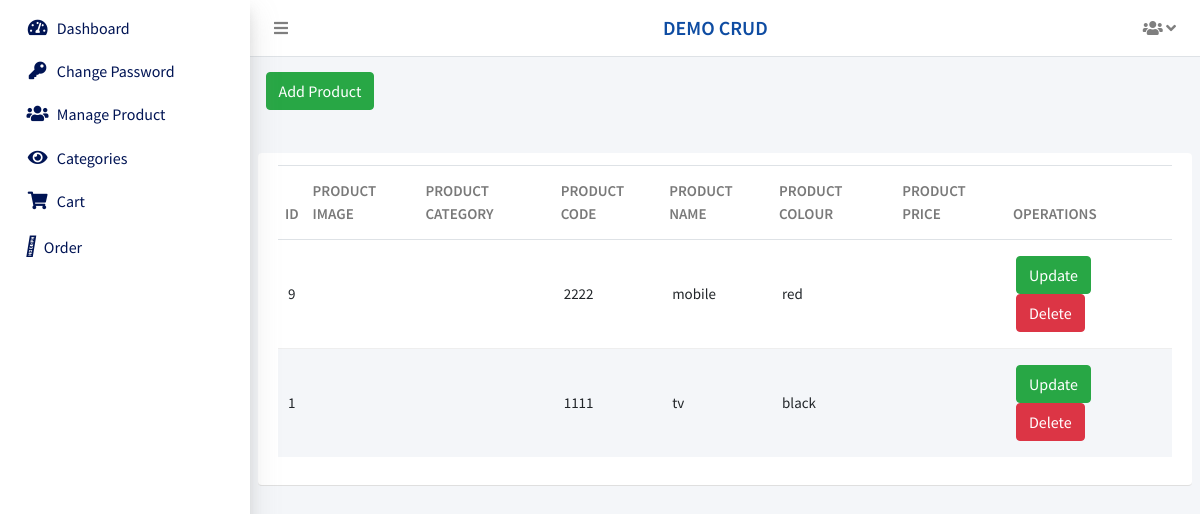
The page /admin/manage-product.php (signed in) on the database as committed earlier.
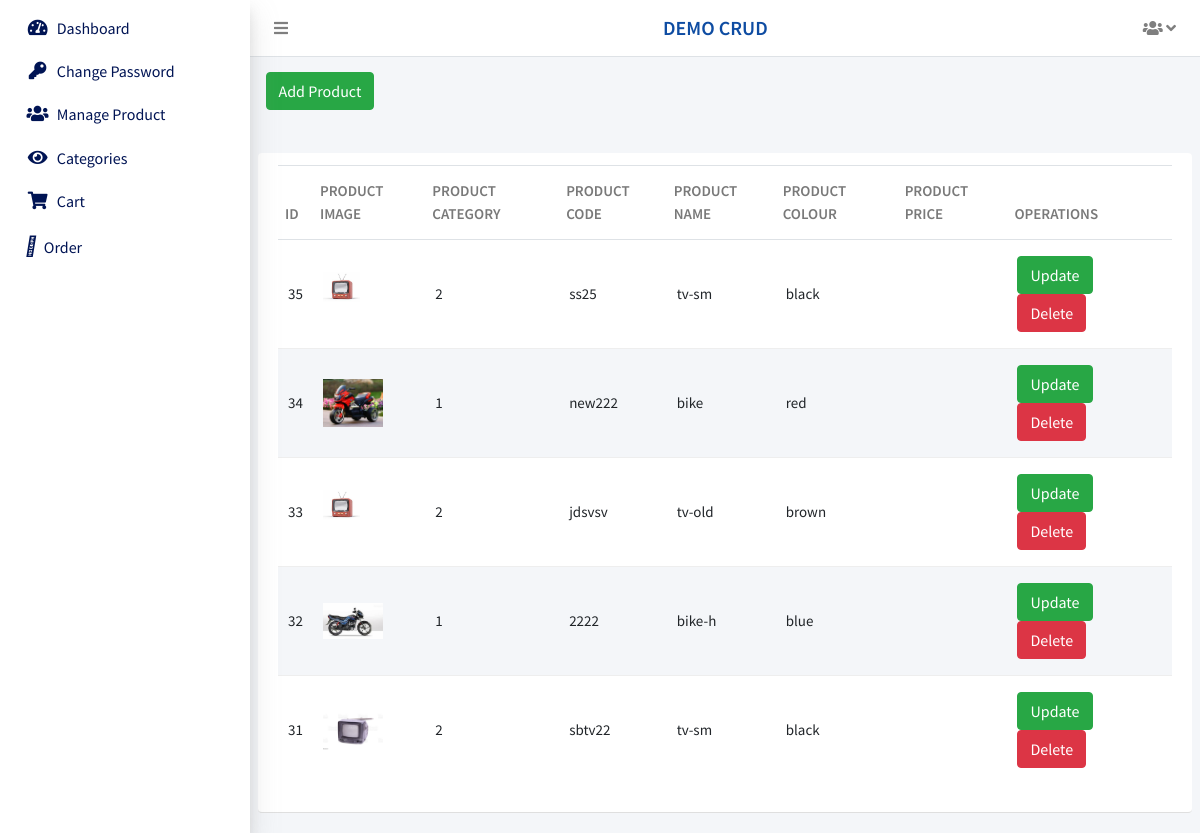
The same page on the database as committed later.
### tables this page shows
CREATE TABLE `tbl_product` (
  `id` int(11) NOT NULL,
  `product_image` varchar(255) NOT NULL,
  `product_category` varchar(255) NOT NULL,
  `product_code` varchar(255) NOT NULL,
  `product_name` varchar(255) NOT NULL,
  `product_colour` varchar(255) NOT NULL,
  `created_at` datetime NOT NULL DEFAULT current_timestamp()
);

### include/DbConfig.php (called while the page is built, shortened)
<?php
class DbConfig
{
    private $_host = 'localhost';
    private $_username = 'root';
    private $_password = '';
    private $_database = 'projects';
    protected $connection;
    public function __construct()
    {
        if (!isset($this->connection)) {
            $this->connection = new mysqli($this->_host, $this->_username, $this->_password, $this->_database);
        }
        return $this->connection;
    }
}
?>

### include/Crud.php (called while the page is built, shortened)
<?php
include_once 'DbConfig.php';
class Crud extends DbConfig
{
    public function getData($query)
    {
        $result = $this->connection->query($query);
        $rows = array();
        while ($row = $result->fetch_assoc()) {
            $rows[] = $row;
        }
        return $rows;
    }
}
?>

### admin/manage-product.php (the view, shortened to what this page needs)
<?php require("admin-header.php");
include_once 'DbConfig.php';
?>
<div class="content-wrapper">
    <section class="content-header">
        <div class="container-fluid">
            <div class="row mb-2">
                <div class="col-sm-6">
                    <div class="heds-new">
                        <a href = add-product.php class="btn btn-success">Add Product</a>
                    </div>
                </div>
            </div>
        </div>
    </section>
    <section class="content nw-list">
        <div class="row d-flex align-items-stretch">
            <div class="col-lg-12">
                <div class="card-body listing-list">
                    <div class="table-tabs w-100 float-left">
                        <?php
				    	$where = '   ';
						?>
                        <table class="table style-1 tbl-listings">
                            <thead>
                                <tr role="row">
                                    <th>Id</th>
									<th>Product Image</th>
									<th>Product Category</th>
                                    <th>Product Code</th>
                                    <th>Product Name</th>
                                    <th>Product colour</th>
									<th>Product price</th>
                                    <th>Operations</th>
                                </tr>
                            </thead>
                            <tbody>
                                <?php
								$rowsperpage = PAGINATION;
								if (isset($_GET['currentpage']) && is_numeric($_GET['currentpage'])) {
									$currentpage = (int) $_GET['currentpage'];
								} else {
									$currentpage = 1;
								}
								$offset = ($currentpage - 1) * $rowsperpage;
								$sql = "SELECT * FROM " . TABLE_PREFIX . "product where 1=1 $where order by id desc LIMIT " . $offset . ", " . $rowsperpage . "";
								$result = $crud->getData($sql);
								foreach ($result as $obj) {
								?>
                                <tr>
								    <td>
									<?php echo $obj['id'];  ?>
                                    </td>
									<td>
									<img src=<?php echo $obj['product_image']?>>
									</td>
									<td>
									<?php echo $obj['product_category'];  ?>
									</td>
                                    <td>
									<?php echo $obj['product_code'];  ?>
                                    </td>
                                    <td>
									<?php echo $obj['product_name'];  ?>
                                    </td>
                                    <td>
									<?php echo $obj['product_colour'];  ?>
                                    </td>
                                     <td>
                                    </td>
									<td>
									 <a href ="update-product.php?id=<?php echo $obj[id]; ?>" class="btn btn-success mr-3">Update
									 <a href ="delete-product.php?id=<?php echo $obj[id]; ?>" class="btn btn-danger">Delete
									</td>
                                </tr>
                                <?php }
								?>
                            </tbody>
                        </table>
                    </div>
                </div>
            </div>
        </div>
    </section>
    <?php
	require("admin-footer.php");
	?>

Rows that differ between the two databases and show on the page:
removed tbl_product: id "9", product_code "2222", product_name "mobile", product_colour "red"
removed tbl_product: id "1", product_code "1111", product_name "tv", product_colour "black"
added tbl_product: id "35", product_image (picture), product_category "2", product_code "ss25", product_name "tv-sm", product_colour "black"
added tbl_product: id "34", product_image (picture), product_category "1", product_code "new222", product_name "bike", product_colour "red"
added tbl_product: id "33", product_image (picture), product_category "2", product_code "jdsvsv", product_name "tv-old", product_colour "brown"
added tbl_product: id "32", product_image (picture), product_category "1", product_code "2222", product_name "bike-h", product_colour "blue"
added tbl_product: id "31", product_image (picture), product_category "2", product_code "sbtv22", product_name "tv-sm", product_colour "black"
